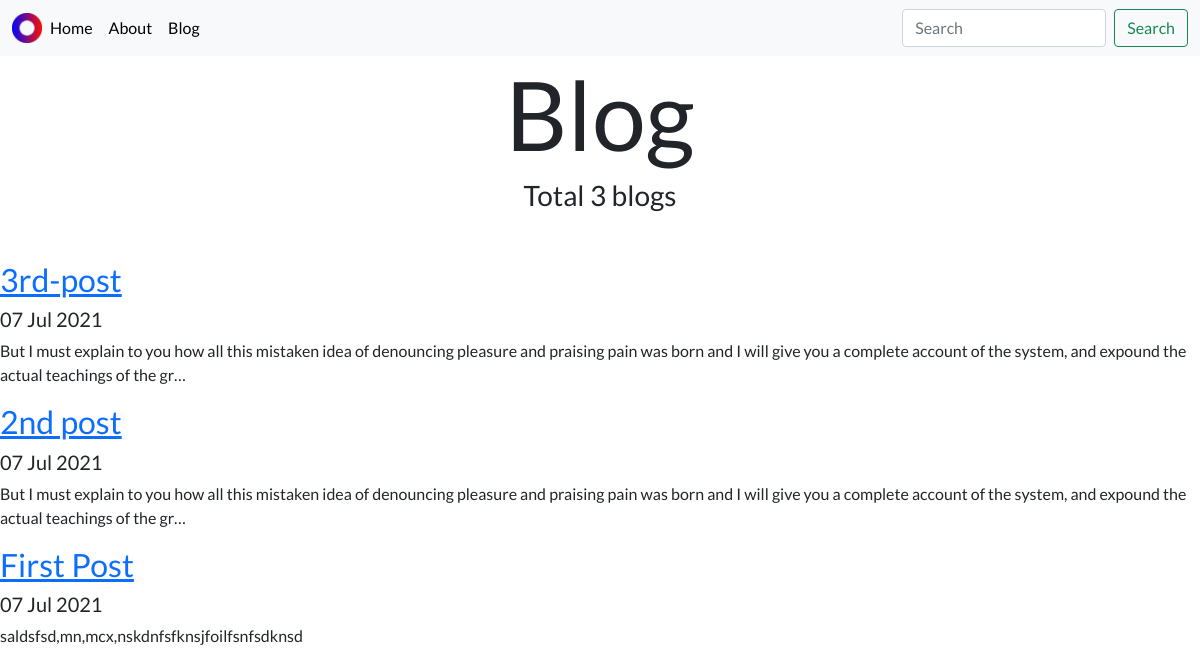
Screenshot of /blog/ with the database file from the repository.
### blog/models.py (models this page shows, shortened)
class Post(models.Model):
    title=models.CharField(max_length=200)
    description=models.TextField()
    date=models.DateTimeField(auto_now_add=True)

### blog/views.py (the view)
# urls.py: path('', views.blogList,name='blogList'),
def blogList(request):
    post=Post.objects.order_by('-date')
    return render(request,'blog/blog_list.html',{'allposts':post})

### blog/templates/blog/blog_list.html (shortened to what this page needs)
{%extends 'portfolio/base.html'%}
{% block content%}
<h1 id="blogtitle" class="font-weight-bold text-center">Blog</h1>
<h3 class="text-center mb-5"> Total {{allposts.count}} blog{{allposts.count|pluralize}}</h3>
{% for post in allposts%}
<a href="{%url 'post:details' post.id%}"><h2>{{post.title}}</h2></a>
<h5>{{post.date|date:'d M Y'}}</h4>
<p>{{post.description|striptags|truncatechars:200}}</p>
{%endfor%}
{%endblock%}

### personal_portfolio/templates/portfolio/base.html (shortened to what this page needs)
{% load static %}
<!doctype html>
<html lang="en">
  <head>
    <link href="https://cdn.jsdelivr.net/npm/bootstrap@5.0.2/dist/css/bootstrap.min.css" rel="stylesheet">
    <link rel="stylesheet" href="{% static 'portfolio/custom.css'%}">
  </head>
  <body>
    <nav class="navbar navbar-expand-lg navbar-light bg-light">
        <div class="container-fluid">
            <img src="{% static "portfolio/Logo.png" %}" width="30" height="30" class="d-inline-block align-top" alt="Rony's Logo">
          <div class="collapse navbar-collapse" id="navbarSupportedContent">
            <ul class="navbar-nav me-auto mb-2 mb-lg-0">
              <li class="nav-item">
                <a class="nav-link active" aria-current="page" href="/">Home</a>
              </li>
              <li class="nav-item">
                <a class="nav-link" href="#">About</a>
              </li>
              <li class="nav-item">
                <a class="nav-link" href="/blog/">Blog</a>
              </li>
            </ul>
            <form class="d-flex">
              <input class="form-control me-2" type="search" placeholder="Search" aria-label="Search">
              <button class="btn btn-outline-success" type="submit">Search</button>
            </form>
          </div>
        </div>
      </nav>
      {% block content%}{%endblock%}
  </body>
</html>

### personal_portfolio/static/portfolio/custom.css (style rules this page uses)
.navbar-nav .nav-link { color: rgba(0,0,0,1) !important; }
body { font-family: 'Lato', sans-serif; }
#blogtitle { font-size: 6rem; }

### rows the page displays
Post: title "3rd-post", date "07 Jul 2021", description "But I must explain to you how all this mistaken idea of denouncing pleasure and praising pain was born and I will give you a complete account of the system, and expound the actual teachings of the gr…"
Post: title "2nd post", date "07 Jul 2021", description "But I must explain to you how all this mistaken idea of denouncing pleasure and praising pain was born and I will give you a complete account of the system, and expound the actual teachings of the gr…"
Post: title "First Post", date "07 Jul 2021", description "saldsfsd,mn,mcx,nskdnfsfknsjfoilfsnfsdknsd"

### other values shown
{{ allposts.count }} "3"
